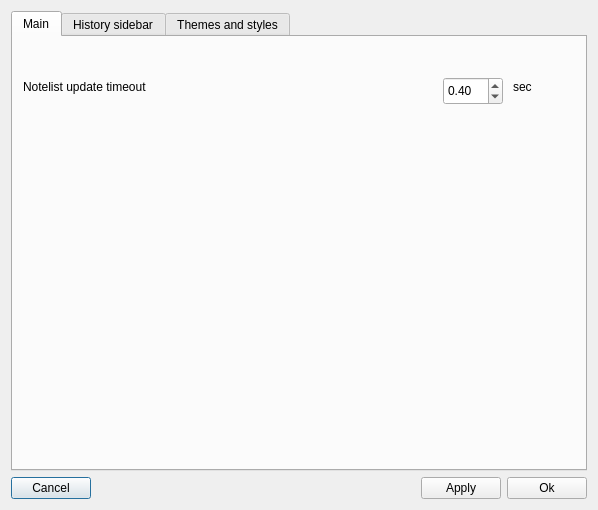
<?xml version="1.0" encoding="UTF-8"?>
<ui version="4.0">
 <class>DialogPreferences</class>
 <widget class="QDialog" name="DialogPreferences">
  <property name="geometry">
   <rect>
    <x>0</x>
    <y>0</y>
    <width>598</width>
    <height>510</height>
   </rect>
  </property>
  <property name="windowTitle">
   <string>Relanote Preferences</string>
  </property>
  <property name="windowIcon">
   <iconset resource="../../resources/resources.qrc">
    <normaloff>:/newPrefix/icons/window_icons/settings.svg</normaloff>:/newPrefix/icons/window_icons/settings.svg</iconset>
  </property>
  <layout class="QVBoxLayout" name="verticalLayout">
   <item>
    <widget class="QTabWidget" name="tabWidget">
     <property name="currentIndex">
      <number>0</number>
     </property>
     <widget class="QWidget" name="tab">
      <attribute name="title">
       <string>Main</string>
      </attribute>
      <widget class="QDoubleSpinBox" name="doubleSpinBox">
       <property name="geometry">
        <rect>
         <x>430</x>
         <y>40</y>
         <width>60</width>
         <height>28</height>
        </rect>
       </property>
       <property name="value">
        <double>0.400000000000000</double>
       </property>
      </widget>
      <widget class="QLabel" name="label">
       <property name="geometry">
        <rect>
         <x>10</x>
         <y>40</y>
         <width>331</width>
         <height>20</height>
        </rect>
       </property>
       <property name="text">
        <string>Notelist update timeout</string>
       </property>
      </widget>
      <widget class="QLabel" name="label_2">
       <property name="geometry">
        <rect>
         <x>500</x>
         <y>40</y>
         <width>77</width>
         <height>20</height>
        </rect>
       </property>
       <property name="text">
        <string>sec</string>
       </property>
      </widget>
     </widget>
     <widget class="QWidget" name="tab_2">
      <attribute name="title">
       <string>History sidebar</string>
      </attribute>
     </widget>
     <widget class="QWidget" name="tab_3">
      <attribute name="title">
       <string>Themes and styles</string>
      </attribute>
     </widget>
    </widget>
   </item>
   <item>
    <layout class="QHBoxLayout" name="horizontalLayout">
     <item>
      <widget class="QPushButton" name="pushButton_3">
       <property name="text">
        <string>Cancel</string>
       </property>
      </widget>
     </item>
     <item>
      <spacer name="horizontalSpacer">
       <property name="orientation">
        <enum>Qt::Horizontal</enum>
       </property>
       <property name="sizeHint" stdset="0">
        <size>
         <width>40</width>
         <height>20</height>
        </size>
       </property>
      </spacer>
     </item>
     <item>
      <widget class="QPushButton" name="pushButton_2">
       <property name="text">
        <string>Apply</string>
       </property>
      </widget>
     </item>
     <item>
      <widget class="QPushButton" name="pushButton">
       <property name="text">
        <string>Ok</string>
       </property>
      </widget>
     </item>
    </layout>
   </item>
  </layout>
 </widget>
 <resources>
  <include location="../../resources/resources.qrc"/>
 </resources>
 <connections/>
</ui>
